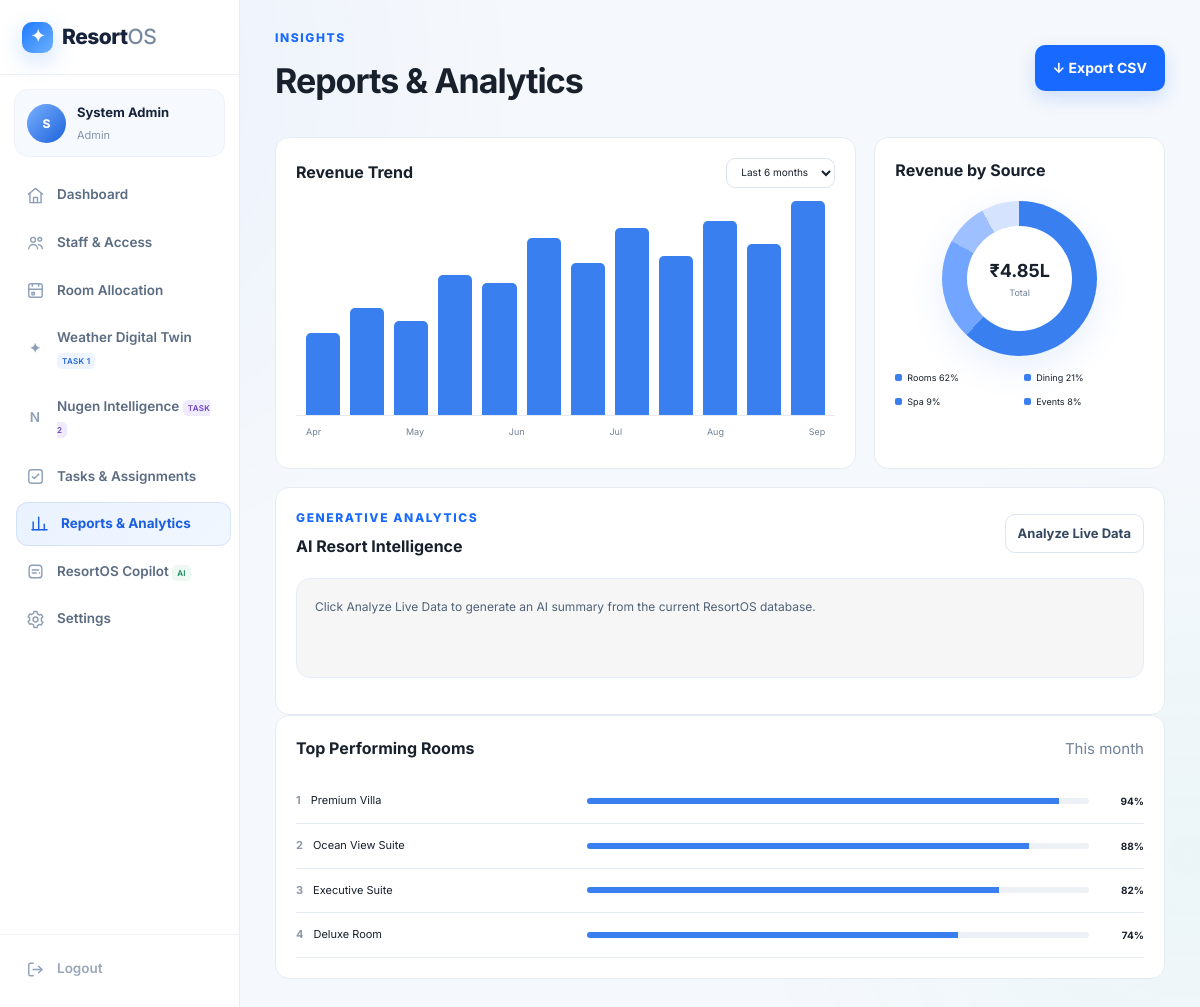
Page /reports (signed in) on the committed database.
### app/models.py (models this page shows, shortened)
class User(db.Model):
    id = db.Column(db.Integer, primary_key=True)
    name = db.Column(db.String(120), nullable=False)
    email = db.Column(db.String(160), unique=True, nullable=False)
    password_hash = db.Column(db.String(255), nullable=False)
    role = db.Column(db.String(40), nullable=False, default="customer")
    phone = db.Column(db.String(40))
    department = db.Column(db.String(80))
    status = db.Column(db.String(30), default="Active")
    created_at = db.Column(db.DateTime, default=datetime.utcnow)

### app/routes.py (the view)
@main_bp.route("/reports")
@login_required
def reports():
    u=current_user()
    if u.role not in ["owner","manager","admin"]: return redirect(url_for("main.operations"))
    return render_template("reports.html")

### app/routes.py (called while the page is built)
def current_user():
    uid=session.get("user_id")
    return User.query.get(uid) if uid else None

@main_bp.context_processor
def inject_user():
    return {"current_user":current_user()}

def login_required(fn):
    @wraps(fn)
    def wrapper(*args,**kwargs):
        if not current_user():
            return redirect(url_for("main.login"))
        return fn(*args,**kwargs)
    return wrapper

### app/templates/reports.html
{% extends "base.html" %}{% block title %}Reports & Analytics — ResortOS{% endblock %}{% block body %}<div class="app-shell">{% include "sidebar.html" %}<main class="main"><div class="topbar"><div><p class="eyebrow">INSIGHTS</p><h1>Reports & Analytics</h1></div><a class="btn primary" href="/export/bookings.csv">↓ Export CSV</a></div><div class="analytics-grid"><div class="panel chart-panel"><div class="panel-head"><h3>Revenue Trend</h3><select><option>Last 6 months</option></select></div><div class="bars">{% for n in [42,55,48,72,68,91,78,96,82,100,88,110] %}<div style="height:{{n}}%"><span>₹{{n}}k</span></div>{% endfor %}</div><div class="axis"><span>Apr</span><span>May</span><span>Jun</span><span>Jul</span><span>Aug</span><span>Sep</span></div></div><div class="panel"><div class="panel-head"><h3>Revenue by Source</h3></div><div class="donut"><div><b>₹4.85L</b><small>Total</small></div></div><div class="legend"><span><i></i>Rooms 62%</span><span><i></i>Dining 21%</span><span><i></i>Spa 9%</span><span><i></i>Events 8%</span></div></div></div><div class="panel ai-analytics-panel"><div class="panel-head"><div><p class="eyebrow">GENERATIVE ANALYTICS</p><h3>AI Resort Intelligence</h3></div><button class="btn small ghost" onclick="loadAIInsight()">Analyze Live Data</button></div><div id="aiInsight" class="ai-output">Click Analyze Live Data to generate an AI summary from the current ResortOS database.</div></div><div class="panel"><div class="panel-head"><h3>Top Performing Rooms</h3><span class="muted">This month</span></div><div class="rank-list">{% for name,val in [('Premium Villa',94),('Ocean View Suite',88),('Executive Suite',82),('Deluxe Room',74)] %}<div><span><b>{{loop.index}}</b>{{name}}</span><div class="progress"><i style="width:{{val}}%"></i></div><strong>{{val}}%</strong></div>{% endfor %}</div></div></main></div>{% endblock %}

### app/templates/sidebar.html (shortened to what this page needs)
<aside class="sidebar" id="sidebar">
  <div class="side-brand">
    <a class="brand" href="/"><span class="brand-mark">✦</span><span>Resort<span>OS</span></span></a>
  </div>
  <div class="profile-mini">
    <div class="avatar lg">{{current_user.name[:1]}}</div>
    <div><b>{{current_user.name}}</b><span>{{current_user.role|title}}</span></div>
  </div>
  <nav class="side-nav">
    <a href="/dashboard" class="{{'active' if request.path=='/dashboard' else ''}}">
      <span class="nav-icon"><svg viewBox="0 0 24 24" fill="none" stroke="currentColor" stroke-width="1.8" stroke-linecap="round" stroke-linejoin="round"><path d="M3 10.5 12 3l9 7.5"/><path d="M5 9.5V21h14V9.5"/><path d="M9.5 21v-6.5h5V21"/></svg></span>
      <span>Dashboard</span>
    </a>
    {% if current_user.role=='customer' %}
    <a href="/rooms" class="{{'active' if request.path=='/rooms' else ''}}">
      <span class="nav-icon"><svg viewBox="0 0 24 24" fill="none" stroke="currentColor" stroke-width="1.8" stroke-linecap="round" stroke-linejoin="round"><path d="M3 19v-7a3 3 0 0 1 3-3h12a3 3 0 0 1 3 3v7"/><path d="M3 19v2M21 19v2"/><path d="M3 13v-2a2 2 0 0 1 2-2h6"/><circle cx="7.5" cy="9.5" r="1.5"/></svg></span>
      <span>Book a Room</span>
    </a>
    <a href="/bookings" class="{{'active' if request.path=='/bookings' else ''}}">
      <span class="nav-icon"><svg viewBox="0 0 24 24" fill="none" stroke="currentColor" stroke-width="1.8" stroke-linecap="round" stroke-linejoin="round"><rect x="3.5" y="4.5" width="17" height="16" rx="2.4"/><path d="M3.5 9.5h17M8 3v3M16 3v3"/><path d="M8 13.5h2M8 17h5"/></svg></span>
      <span>My Bookings</span>
    </a>
    {% else %}
    {% if current_user.role in ['owner','manager','admin'] %}
    <a href="/staff" class="{{'active' if request.path=='/staff' else ''}}">
      <span class="nav-icon"><svg viewBox="0 0 24 24" fill="none" stroke="currentColor" stroke-width="1.8" stroke-linecap="round" stroke-linejoin="round"><circle cx="9" cy="8.5" r="3"/><path d="M3.5 20c0-3.3 2.5-5.5 5.5-5.5s5.5 2.2 5.5 5.5"/><circle cx="17.5" cy="8" r="2.3"/><path d="M15.7 14.8c2.7.3 4.8 2.3 4.8 5.2"/></svg></span>
      <span>Staff &amp; Access</span>
    </a>
    {% endif %}
    {% if current_user.role in ['reception','manager','owner','admin'] %}
    <a href="/allocation" class="{{'active' if request.path=='/allocation' else ''}}">
      <span class="nav-icon"><svg viewBox="0 0 24 24" fill="none" stroke="currentColor" stroke-width="1.8" stroke-linecap="round" stroke-linejoin="round"><rect x="3.5" y="3.5" width="17" height="17" rx="2.4"/><path d="M3.5 10.5h17"/><path d="M8 3.5v3M16 3.5v3"/><path d="M7.5 14.5h3v3h-3z"/></svg></span>
      <span>Room Allocation</span>
    </a>
    {% endif %}
    {% if current_user.role in ['customer','reception','housekeeping','maintenance','manager','owner','admin'] %}
    <a href="/digital-twin" class="{{'active' if request.path=='/digital-twin' else ''}}">
      <span class="nav-icon">✦</span><span>Weather Digital Twin <em class="nav-new">TASK 1</em></span>
    </a>
    {% endif %}
    {% if current_user.role in ['customer','owner','manager','admin'] %}
    <a href="/nugen" class="{{'active' if request.path=='/nugen' else ''}}">
      <span class="nav-icon">N</span><span>Nugen Intelligence <em class="nav-new mandatory">TASK 2</em></span>
    </a>
    {% endif %}
    <a href="/tasks" class="{{'active' if request.path=='/tasks' else ''}}">
      <span class="nav-icon"><svg viewBox="0 0 24 24" fill="none" stroke="currentColor" stroke-width="1.8" stroke-linecap="round" stroke-linejoin="round"><rect x="3.5" y="3.5" width="17" height="17" rx="3"/><path d="M8 12.2l2.4 2.4L16.2 9"/></svg></span>
      <span>Tasks &amp; Assignments</span>
    </a>
    {% if current_user.role in ['owner','manager','admin'] %}
    <a href="/reports" class="{{'active' if request.path=='/reports' else ''}}">
      <span class="nav-icon"><svg viewBox="0 0 24 24" fill="none" stroke="currentColor" stroke-width="1.8" stroke-linecap="round" stroke-linejoin="round"><path d="M4 20V10M11 20V4M18 20v-7"/><path d="M2.5 20h19"/></svg></span>
      <span>Reports &amp; Analytics</span>
    </a>
    {% endif %}
    {% endif %}
    <a href="/copilot" class="{{'active' if request.path=='/copilot' else ''}}">
      <span class="nav-icon"><svg viewBox="0 0 24 24" fill="none" stroke="currentColor" stroke-width="1.8" stroke-linecap="round" stroke-linejoin="round"><rect x="4" y="4" width="16" height="16" rx="4"/><path d="M8 10h8M8 14h5"/><circle cx="17" cy="14" r="1" fill="currentColor" stroke="none"/></svg></span>
      <span>ResortOS Copilot <em class="nav-new copilot-nav">AI</em></span>
    </a>
    <a href="/settings" class="{{'active' if request.path=='/settings' else ''}}">
      <span class="nav-icon"></span>
      <span>Settings</span>
    </a>
  </nav>
  <div class="side-bottom">
    <a href="/logout">
      <span class="nav-icon"><svg viewBox="0 0 24 24" fill="none" stroke="currentColor" stroke-width="1.8" stroke-linecap="round" stroke-linejoin="round"><path d="M9 4H5.5a2 2 0 0 0-2 2v12a2 2 0 0 0 2 2H9"/><path d="M16 16l4-4-4-4"/><path d="M20 12H9"/></svg></span>
      <span>Logout</span>
    </a>
  </div>
</aside>

### rows in the picture
User: name "S", name "System Admin", role "Admin"

### other values in the picture
{{ name }} "Premium Villa" "Ocean View Suite" "Executive Suite" "Deluxe Room"
{{ val }} "94" "88" "82" "74"
